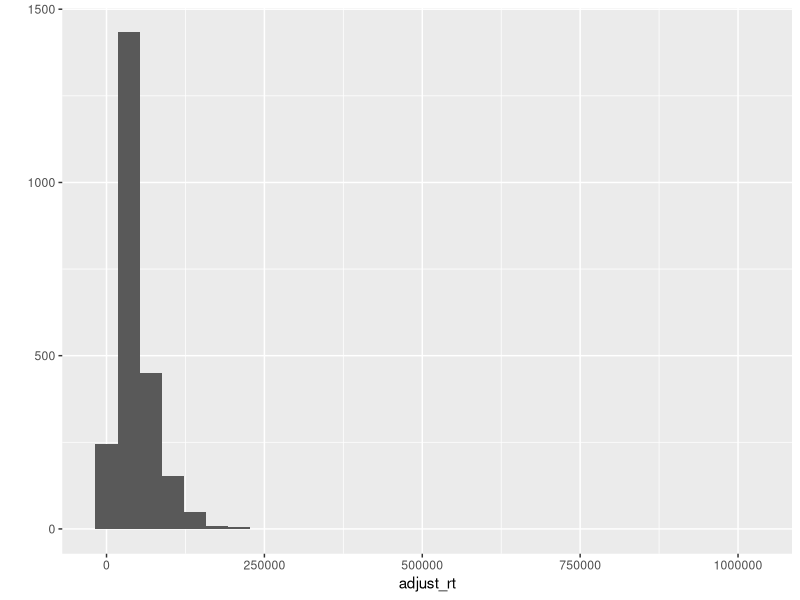
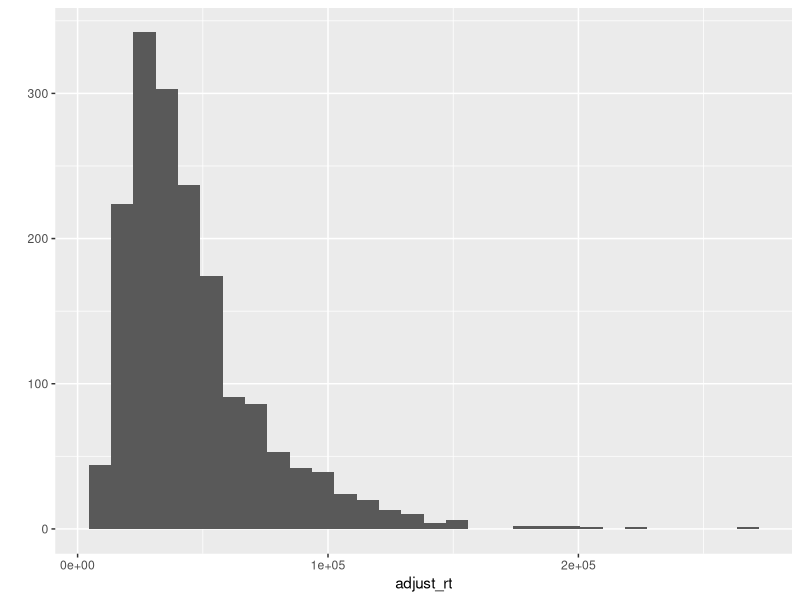
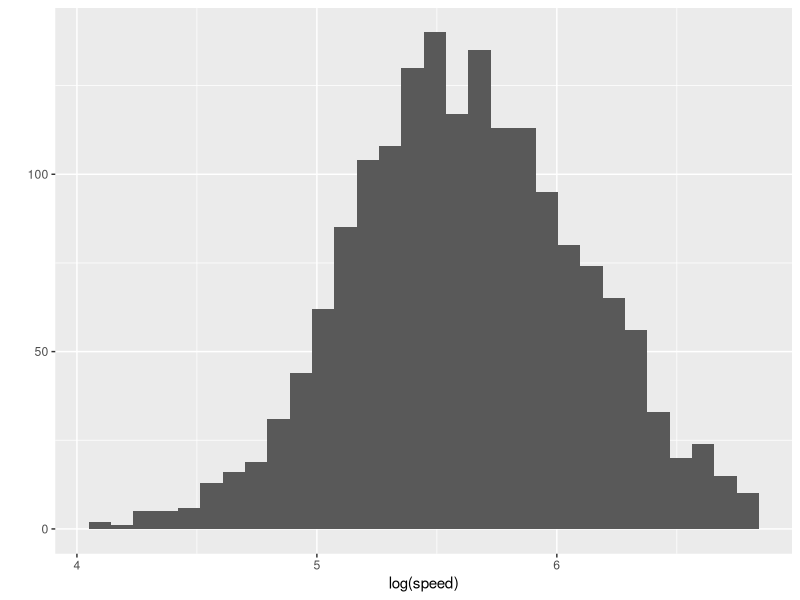
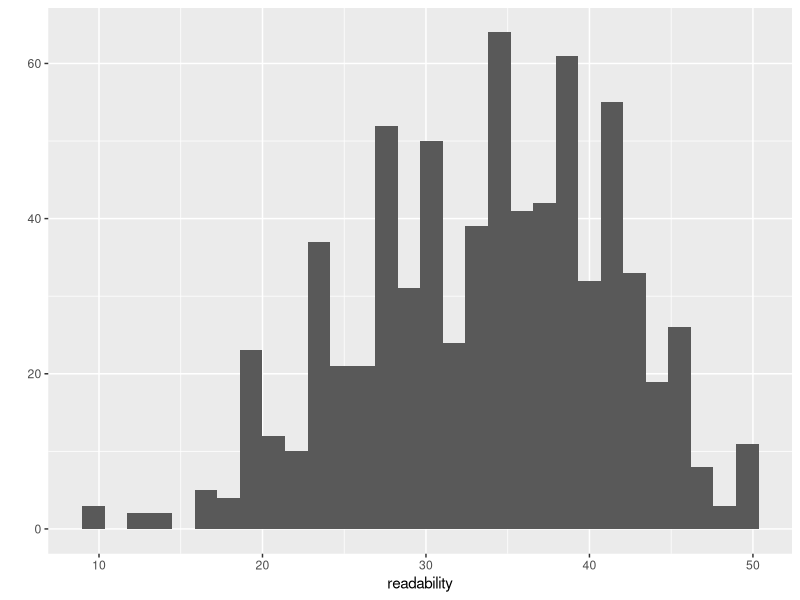
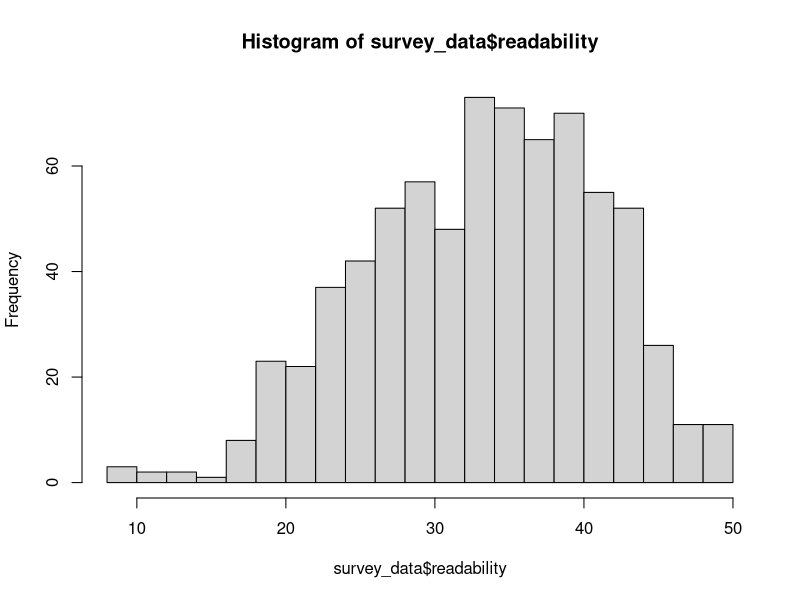
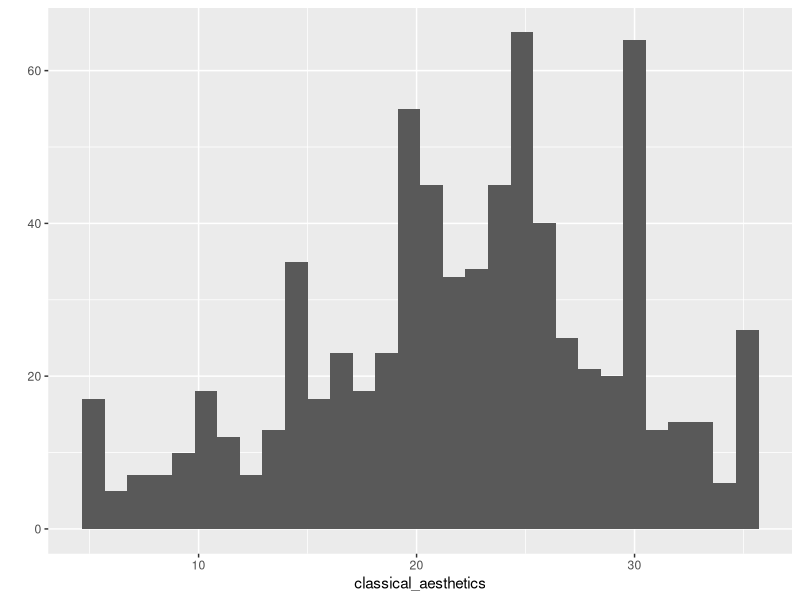
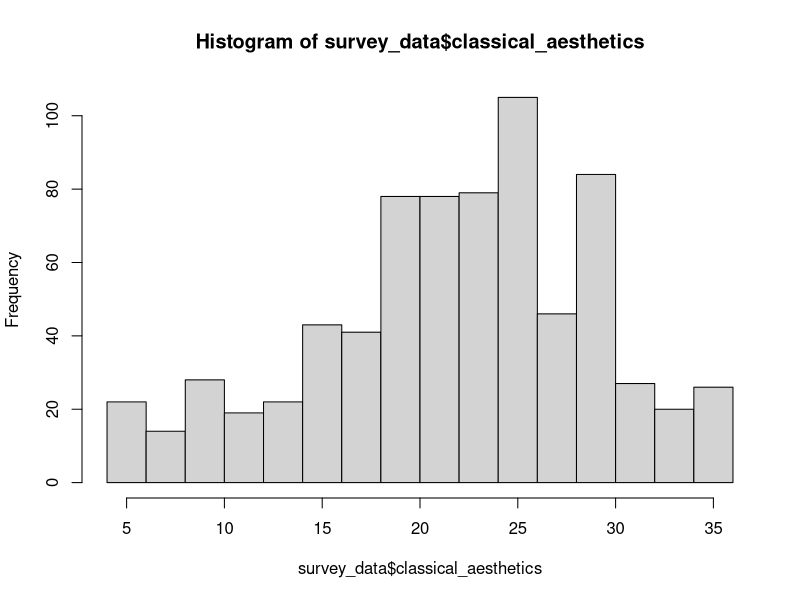
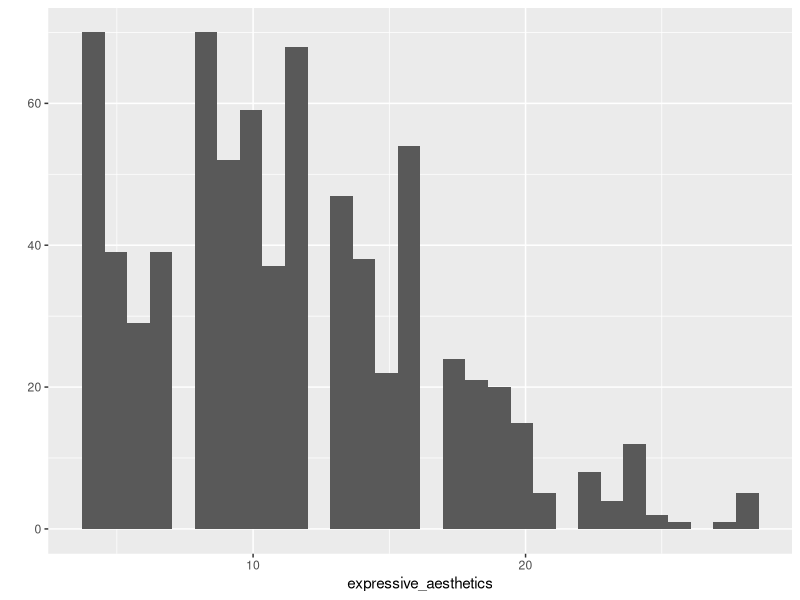

Here is the R script that generated these plots, in order:
## ---- chunk 1

library(readr)
library(lmerTest)
library(ggplot2)
library(car)
library(psych)
library(scales)


speed_data <- read_csv('../data/speed_data.csv')
survey_data <- read_csv('../data/survey_data.csv')
rsd_data <- read_csv('../data/rsd_data.csv')

#calculate reading speed in WPM
speed_data$speed <- speed_data$num_words/(speed_data$adjust_rt/60000)

#remove retake participants
speed_data <- subset(speed_data, retake != 1)

#demographics information
demographics_data <- subset(speed_data, select = c(uuid, age, device, dyslexia, education, gender, language, retake), !duplicated(uuid))

#filtered survey data by removing repetitive participants
survey_data <- subset(survey_data, uuid %in% speed_data$uuid)
## ---- chunk 2
#Age
summary(demographics_data$age)
sd(demographics_data$age, na.rm = TRUE)
#Gender
aggregate(data.frame(count = demographics_data$gender), list(value = demographics_data$gender), length)
#Education
aggregate(data.frame(count = demographics_data$education), list(value = demographics_data$education), length)
#Language
aggregate(data.frame(count = demographics_data$language), list(value = demographics_data$language), length)
#Dyslexia
aggregate(data.frame(count = demographics_data$dyslexia), list(value = demographics_data$dyslexia), length)
#Device
aggregate(data.frame(count = demographics_data$device), list(value = demographics_data$device), length)
## ---- chunk 3

#check run_time distribution
qplot(adjust_rt, data=speed_data, geom="histogram")
result_speed_sd <- aggregate(speed_data$speed, list(uuid=speed_data$uuid), sd) #not used?
result_rt_sd <- aggregate(speed_data$adjust_rt/60000, list(uuid=speed_data$uuid), sd) #not used?

#remove outliers
iqr = IQR(speed_data[speed_data$dyslexia_bin == 0,]$speed,na.rm=TRUE)
cutoff_high = median(speed_data$speed) +3*iqr #3*iqr=645, cutoff_high = 928

#-------remove trials based on speed-------
result_analysis <- speed_data[! speed_data$speed > cutoff_high, ]
result_analysis <- result_analysis[ ! result_analysis$speed < 10,]

#-------remove smartphone users-------
length(unique(subset(result_analysis$uuid, result_analysis$device=='smartphone')))
result_analysis <- result_analysis[! result_analysis$device == 'smartphone',]
#removed 64 smartphone users, 363 trials

#-------remove trials based on comprehension < 2/3-------
result_analysis <- result_analysis[ ! result_analysis$correct_rate < .6,]
#remove 111 trials


## ---- chunk 4
#Check normality and take log of speed
qplot(adjust_rt, data=result_analysis, geom="histogram")
qplot(log(speed), data=result_analysis, geom="histogram")
result_analysis$log_speed <- log(result_analysis$speed)

#dyslexia in three groups
model <- lmer(log_speed ~ page_condition*as.factor(dyslexia) + img_width + num_words + age + english_native + (1 | uuid), data = result_analysis)
AIC(model)
summary(model)

## ---- chunk 5

#Reverse negative readability scales
survey_data$q2_n <- 8-survey_data$q2;survey_data$q4_n <- 8-survey_data$q4;survey_data$q6_n <- 8-survey_data$q6;

#Individual aggregated scores (removed incomplete answers)
survey_data$readability <- survey_data$q1 + survey_data$q3 + survey_data$q5 + survey_data$q7 + 8*3 - survey_data$q2 - survey_data$q4 - survey_data$q6
survey_data$classical_aesthetics <- survey_data$q8 + survey_data$q9 + survey_data$q10 + survey_data$q11 + survey_data$q12
survey_data$expressive_aesthetics <- survey_data$q13 + survey_data$q14 + survey_data$q15 + survey_data$q16


#-----Cronbach's alpha -- Internal consistency is high-----
#readability
psych::alpha(subset(survey_data, page_condition==0, select=c(q1,q2_n,q3,q4_n,q5,q6_n,q7)))
psych::alpha(subset(survey_data, page_condition==1, select=c(q1,q2_n,q3,q4_n,q5,q6_n,q7)))
#classical aesthetics
psych::alpha(subset(survey_data, page_condition==0, select=c(q8,q9,q10,q11,q12)))
psych::alpha(subset(survey_data, page_condition==1, select=c(q8,q9,q10,q11,q12)))
#expressive aesthetics
psych::alpha(subset(survey_data, page_condition==0, select=c(q13,q14,q15,q16)))
psych::alpha(subset(survey_data, page_condition==1, select=c(q13,q14,q15,q16)))

#------Check Normality in 2 ways------
#(a) Kolmogorov-Smirnov tests: if p > 0.05, normal distribution; if not, use Mann-Whitney U
ks.test(survey_data$readability,"pnorm")
ks.test(survey_data$classical_aesthetics,"pnorm")
ks.test(survey_data$expressive_aesthetics,"pnorm")

#(b) visual inspection
qplot(readability, data=survey_data, geom="histogram")
hist(survey_data$readability, breaks=15)
qplot(classical_aesthetics, data=survey_data, geom="histogram")
hist(survey_data$classical_aesthetics, breaks=15)
qplot(expressive_aesthetics, data=survey_data, geom="histogram")
hist(survey_data$expressive_aesthetics, breaks=15)

#Check whether dyslexia= 1 or 2 are different --> if not, we group them together
wilcox.test(readability~dyslexia, data=survey_data[survey_data$page_condition==0 & !survey_data$dyslexia==0,]); wilcox.test(readability~dyslexia, data=survey_data[survey_data$page_condition==1 & !survey_data$dyslexia==0,]); wilcox.test(classical_aesthetics~dyslexia, data=survey_data[survey_data$page_condition==0 & !survey_data$dyslexia==0,]); wilcox.test(classical_aesthetics~dyslexia, data=survey_data[survey_data$page_condition==1 & !survey_data$dyslexia==0,]); wilcox.test(expressive_aesthetics~dyslexia, data=survey_data[survey_data$page_condition==0  & !survey_data$dyslexia==0,]); wilcox.test(expressive_aesthetics~dyslexia, data=survey_data[survey_data$page_condition==1 & !survey_data$dyslexia==0,])


#----- Calculate Likert Scale means & medians for each question/scale in different conditions (page condition, dyslexia) -----
df1 = aggregate(q1~dyslexia_bin+page_condition, data = survey_data, mean); df2 = aggregate(q2_n~dyslexia_bin+page_condition, data = survey_data, mean); df3 = aggregate(q3~dyslexia_bin+page_condition, data = survey_data, mean); df4 = aggregate(q4_n~dyslexia_bin+page_condition, data = survey_data, mean); df5 = aggregate(q5~dyslexia_bin+page_condition, data = survey_data, mean); df6 = aggregate(q6_n~dyslexia_bin+page_condition, data = survey_data, mean); df7 = aggregate(q7~dyslexia_bin+page_condition, data = survey_data, mean); df8 = aggregate(q8~dyslexia_bin+page_condition, data = survey_data, mean); df9 = aggregate(q9~dyslexia_bin+page_condition, data = survey_data, mean); df10 = aggregate(q10~dyslexia_bin+page_condition, data = survey_data, mean); df11 = aggregate(q11~dyslexia_bin+page_condition, data = survey_data, mean); df12 = aggregate(q12~dyslexia_bin+page_condition, data = survey_data, mean); df13 = aggregate(q13~dyslexia_bin+page_condition, data = survey_data, mean); df14 = aggregate(q14~dyslexia_bin+page_condition, data = survey_data, mean); df15 = aggregate(q15~dyslexia_bin+page_condition, data = survey_data, mean); df16 = aggregate(q16~dyslexia_bin+page_condition, data = survey_data, mean)

scale_means = Reduce(function(x,y) merge(x,y,by=c('dyslexia_bin','page_condition'),all=TRUE) ,list(df1,df2,df3,df4,df5,df6,df7,df8,df9,df10,df11,df12,df13,df14,df15,df16))

df1 = aggregate(q1~dyslexia_bin+page_condition, data = survey_data, median); df2 = aggregate(q2_n~dyslexia_bin+page_condition, data = survey_data, median); df3 = aggregate(q3~dyslexia_bin+page_condition, data = survey_data, median); df4 = aggregate(q4_n~dyslexia_bin+page_condition, data = survey_data, median); df5 = aggregate(q5~dyslexia_bin+page_condition, data = survey_data, median); df6 = aggregate(q6_n~dyslexia_bin+page_condition, data = survey_data, median); df7 = aggregate(q7~dyslexia_bin+page_condition, data = survey_data, median); df8 = aggregate(q8~dyslexia_bin+page_condition, data = survey_data, median); df9 = aggregate(q9~dyslexia_bin+page_condition, data = survey_data, median); df10 = aggregate(q10~dyslexia_bin+page_condition, data = survey_data, median); df11 = aggregate(q11~dyslexia_bin+page_condition, data = survey_data, median); df12 = aggregate(q12~dyslexia_bin+page_condition, data = survey_data, median); df13 = aggregate(q13~dyslexia_bin+page_condition, data = survey_data, median); df14 = aggregate(q14~dyslexia_bin+page_condition, data = survey_data, median); df15 = aggregate(q15~dyslexia_bin+page_condition, data = survey_data, median); df16 = aggregate(q16~dyslexia_bin+page_condition, data = survey_data, median)

scale_medians = Reduce(function(x,y) merge(x,y,by=c('dyslexia_bin','page_condition'),all=TRUE) ,list(df1,df2,df3,df4,df5,df6,df7,df8,df9,df10,df11,df12,df13,df14,df15,df16))

#Average Readability
scale_means$readability <- rowMeans(subset(scale_means, select = c(q1,q2_n,q3,q4_n,q5,q6_n,q7)), na.rm = TRUE)
#Average Classical Aesthetics
scale_means$classical_aesthetics <- rowMeans(subset(scale_means, select = c(q8,q9,q10,q11,q12)), na.rm = TRUE)
#Average Expressive Aesthetics
scale_means$expressive_aesthetics <- rowMeans(subset(scale_means, select = c(q13,q14,q15,q16)), na.rm = TRUE)

#Manually calculate Medians in 4 conditions
tmp <- survey_data[survey_data$dyslexia_bin==1 & survey_data$page_condition==1,]

median(rbind(tmp[[c('q1')]], tmp[[c('q3')]], tmp[[c('q5')]], tmp[[c('q7')]], tmp[[c('q2_n')]], tmp[[('q4_n')]], tmp[[('q6_n')]]), na.rm=TRUE)
median(rbind(tmp[[('q8')]], tmp[[('q9')]], tmp[[('q10')]], tmp[[('q11')]], tmp[[('q12')]]), na.rm=TRUE)
median(rbind(tmp[[('q13')]], tmp[[('q14')]], tmp[[('q15')]], tmp[[('q16')]]), na.rm=TRUE)

scale_medians$readability <- c(5, 6, 4, 5)
scale_medians$classical_aesthetics <- c(4,5,4,5)
scale_medians$expressive_aesthetics <- c(3,3,2,3)


#-----------------------Mann-Whitney U Test-------------------------------

#Between page condition: readability & classical aesthetics significant
wilcox.test(readability~page_condition, data=survey_data);wilcox.test(classical_aesthetics~page_condition, data=survey_data);wilcox.test(expressive_aesthetics~page_condition, data=survey_data);
#Between dyslexia vs. non-dyslexia
wilcox.test(readability~dyslexia_bin, data=survey_data[survey_data$page_condition==0,]); wilcox.test(readability~dyslexia_bin, data=survey_data[survey_data$page_condition==1,]); wilcox.test(classical_aesthetics~dyslexia_bin, data=survey_data[survey_data$page_condition==0,]); wilcox.test(classical_aesthetics~dyslexia_bin, data=survey_data[survey_data$page_condition==1,]); wilcox.test(expressive_aesthetics~dyslexia_bin, data=survey_data[survey_data$page_condition==0,]); wilcox.test(expressive_aesthetics~dyslexia_bin, data=survey_data[survey_data$page_condition==1,])

## ---- chunk 6

rsd_data$diff <- rsd_data$adjust_rt/1000 - rsd_data$rsd*60 #negative --> over-estimate

#By dyslexia in three groups
summary(aov(diff~page_condition*dyslexia, data=rsd_data)) #dyslexia also significant

#By page condition
aggregate(diff~page_condition, data = rsd_data, mean)
aggregate(diff~page_condition, data = rsd_data, sd)
t.test(diff~page_condition, data = rsd_data)

#======average rt, overestimation (%)======
aggregate(adjust_rt/1000~dyslexia,data = rsd_data, mean)
aggregate(adjust_rt/1000~dyslexia, data = rsd_data, sd)
aggregate(adjust_rt/1000~page_condition, data = rsd_data, mean)


#By dyslexia status
aggregate(diff~dyslexia, data = rsd_data[rsd_data$page_condition==0 & !rsd_data$dyslexia==2,], mean)
aggregate(diff~dyslexia, data = rsd_data[rsd_data$page_condition==0 & !rsd_data$dyslexia==2,], sd)
aggregate(diff~dyslexia, data = rsd_data[rsd_data$page_condition==1 & !rsd_data$dyslexia==2,], mean)
aggregate(diff~dyslexia, data = rsd_data[rsd_data$page_condition==1 & !rsd_data$dyslexia==2,], sd)

#Between non- and diagnosed dyslexia
t.test(diff~dyslexia,data = rsd_data[rsd_data$page_condition==0 & !rsd_data$dyslexia==2,])
t.test(diff~dyslexia,data = rsd_data[rsd_data$page_condition==1 & !rsd_data$dyslexia==2,])

#Between self-diagnosed and diagnosed (n.s.)
t.test(diff~dyslexia,data = rsd_data[rsd_data$page_condition==0 & !rsd_data$dyslexia==0,])
t.test(diff~dyslexia,data = rsd_data[rsd_data$page_condition==1 & !rsd_data$dyslexia==0,])
